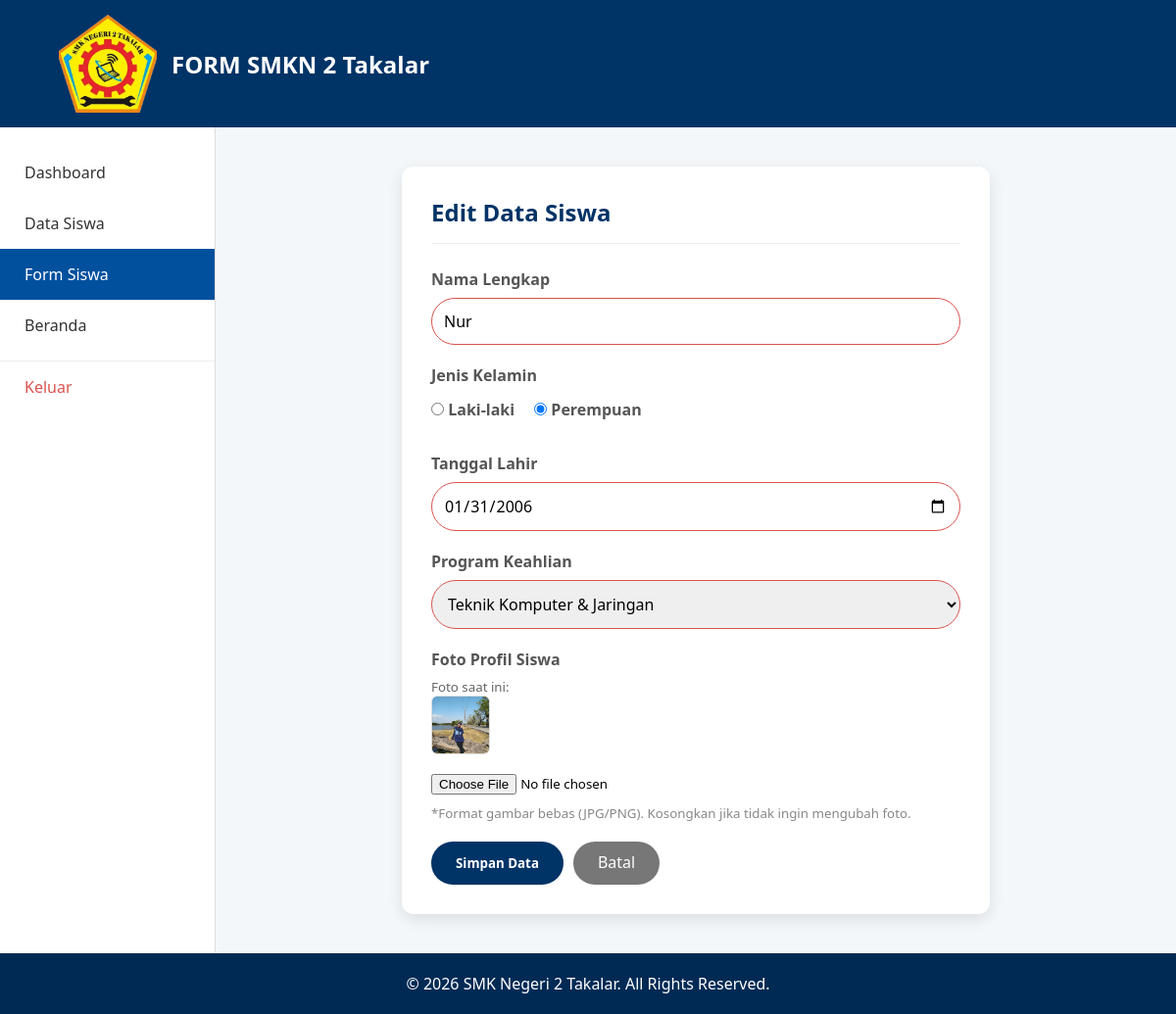
Page /form-siswa.php?id=5 (signed in) on the committed database.
### tables this page shows
CREATE TABLE `siswa` (
  `id` int(11) NOT NULL,
  `foto` varchar(255) DEFAULT 'default.jpg',
  `nama` varchar(100) NOT NULL,
  `jk` enum('L','P') NOT NULL,
  `tanggal_lahir` date NOT NULL,
  `jurusan` varchar(50) NOT NULL
);

### form-siswa.php (the view, shortened to what this page needs)
<?php
include 'config.php';
$nama = "";
$jk = "";
$tanggal_lahir = "";
$jurusan = "";
$foto_lama = "";
$judul_form = "Tambah Data Siswa";
if (isset($_GET['id'])) {
    $id = $_GET['id'];
    $judul_form = "Edit Data Siswa";
    $query = mysqli_query($koneksi, "SELECT * FROM siswa WHERE id = '$id'");
    $data = mysqli_fetch_assoc($query);
    if ($data) {
        $nama = $data['nama'];
        $jk = $data['jk'];
        $tanggal_lahir = $data['tanggal_lahir'];
        $jurusan = $data['jurusan'];
        $foto_lama = $data['foto'];
    }
}
?>
<!DOCTYPE html>
<html lang="id">
<head>
    <link rel="stylesheet" href="css/form.css">
</head>
<body>
    <header>
        <div class="header-content">
            <img src="images/logo-sekolah.jpg" alt="Logo SMKN 2 Takalar" class="logo-header">
            <span class="header-title">FORM SMKN 2 Takalar</span>
        </div>
    </header>
    <div class="main-container">
        <aside>
            <ul class="menu-sidebar">
                <li><a href="dashboard.php">Dashboard</a></li>
                <li><a href="tabel-siswa.php">Data Siswa</a></li>
                <li><a href="form-siswa.php" class="aktif">Form Siswa</a></li>
                <li><a href="landing-page.html">Beranda</a></li>
                <li><a href="logout.php" class="menu-logout">Keluar</a></li>
            </ul>
        </aside>
        <section class="main-content">
            <div class="container-form">
                <h2 class="form-title"><?php echo $judul_form; ?></h2>
                <hr class="divider">
                <form action="simpan-siswa.php" method="POST" enctype="multipart/form-data">
                    <div class="field-group">
                        <label for="nama">Nama Lengkap</label>
                        <input type="text" id="nama" name="nama" class="input-custom" placeholder="Masukkan Nama Lengkap" value="<?php echo $nama; ?>" required>
                    </div>
                    <div class="field-group">
                        <label>Jenis Kelamin</label>
                        <div class="radio-options">
                            <label><input type="radio" name="jk" value="L" <?php if($jk == 'L') echo 'checked'; ?> required> Laki-laki</label>
                            <label><input type="radio" name="jk" value="P" <?php if($jk == 'P') echo 'checked'; ?> required> Perempuan</label>
                        </div>
                    </div>
                    <div class="field-group">
                        <label for="tanggal">Tanggal Lahir</label>
                        <input type="date" id="tanggal" name="tanggal" class="input-custom" value="<?php echo $tanggal_lahir; ?>" required>
                    </div>
                    <div class="field-group">
                        <label for="jurusan">Program Keahlian</label>
                        <select id="jurusan" name="jurusan" class="input-custom" required>
                            <option value="Teknik Komputer & Jaringan" <?php if($jurusan == 'Teknik Komputer & Jaringan') echo 'selected'; ?>>Teknik Komputer & Jaringan</option>
                        </select>
                    </div>
                    <div class="field-group">
                        <label for="foto">Foto Profil Siswa</label>
                        <?php if (!empty($foto_lama)): ?>
                            <div style="margin-bottom: 10px;">
                                <small style="color: #666; display: block;">Foto saat ini:</small>
                                <img src="images/<?php echo $foto_lama; ?>" style="width: 60px; height: 60px; object-fit: cover; border-radius: 6px; border: 1px solid #ddd;">
                            </div>
                        <?php endif; ?>
                        <input type="file" id="foto" name="foto" accept="image/*" style="padding: 5px 0;">
                        <small style="color: #888; display: block; margin-top: 5px;">*Format gambar bebas (JPG/PNG). Kosongkan jika tidak ingin mengubah foto.</small>
                    </div>
                    <div class="action-buttons">
                        <button type="submit" class="btn-submit">Simpan Data</button>
                        <a href="tabel-siswa.php" class="btn-reset" style="text-decoration:none; display:inline-block; text-align:center; padding-top:10px;">Batal</a>
                    </div>
                </form>
            </div>
        </section>
    </div>
    <footer class="footer-bottom">
        <p>&copy; 2026 SMK Negeri 2 Takalar. All Rights Reserved.</p>
    </footer>
</body>
</html>

### css/form.css (style rules this page uses)
* { margin: 0; padding: 0; box-sizing: border-box; font-family: 'Segoe UI', Arial, sans-serif; }
:root { --navy-utama: #003366; --navy-gelap: #002a54; --biru-medium: #00509e; --abu-bg: #f4f7f9; }
body { background-color: var(--abu-bg); }
header { background-color: var(--navy-utama); color: white; padding: 15px 5%; }
.header-content { display: flex; align-items: center; gap: 15px; }
.logo-header { height: 100px; width: auto; }
.header-title { font-weight: bold; font-size: 1.5rem; }
.main-container { display: flex; min-height: 80vh; }
aside { width: 220px; background: white; border-right: 1px solid #ddd; padding-top: 20px; }
.menu-sidebar { list-style: none; }
.menu-sidebar li a { display: block; padding: 15px 25px; color: #333; text-decoration: none; transition: 0.3s; }
.menu-sidebar li a:hover, .menu-sidebar li a.aktif { background-color: var(--biru-medium); color: white; }
.menu-logout { color: #d9534f !important; border-top: 1px solid #eee; margin-top: 10px; }
.main-content { flex: 1; padding: 40px; display: flex; justify-content: center; }
.container-form { background: white; width: 100%; max-width: 600px; padding: 30px; border-radius: 12px; box-shadow: 0 5px 15px rgba(0,0,0,0.1); }
.form-title { color: var(--navy-utama); margin-bottom: 15px; }
.divider { margin-bottom: 25px; border: 0; border-top: 1px solid #eee; }
.field-group { margin-bottom: 20px; }
.field-group label { display: block; margin-bottom: 8px; font-weight: 600; color: #555; }
.input-custom { width: 100%; padding: 12px; border: 1px solid #ccc; border-radius: 25px; outline: none; font-size: 1rem; }
.radio-options { display: flex; gap: 20px; padding: 5px 0; }
.action-buttons { display: flex; gap: 10px; margin-top: 20px; }
.btn-submit { background: var(--navy-utama); color: white; padding: 12px 25px; border: none; border-radius: 25px; cursor: pointer; font-weight: bold; }
.btn-reset { background: #777; color: white; padding: 12px 25px; border: none; border-radius: 25px; cursor: pointer; }
.footer-bottom { background: var(--navy-gelap); color: white; text-align: center; padding: 20px 0; width: 100%; }
.input-custom { border-color: #d9534f; }

### rows in the picture
siswa: nama "Nur", jk "☐ Laki-laki", jk "☑ Perempuan", tanggal "01/31/2006", jurusan "Teknik Komputer & Jaringan", foto (picture)

### other values in the picture
$judul_form "Edit Data Siswa"
